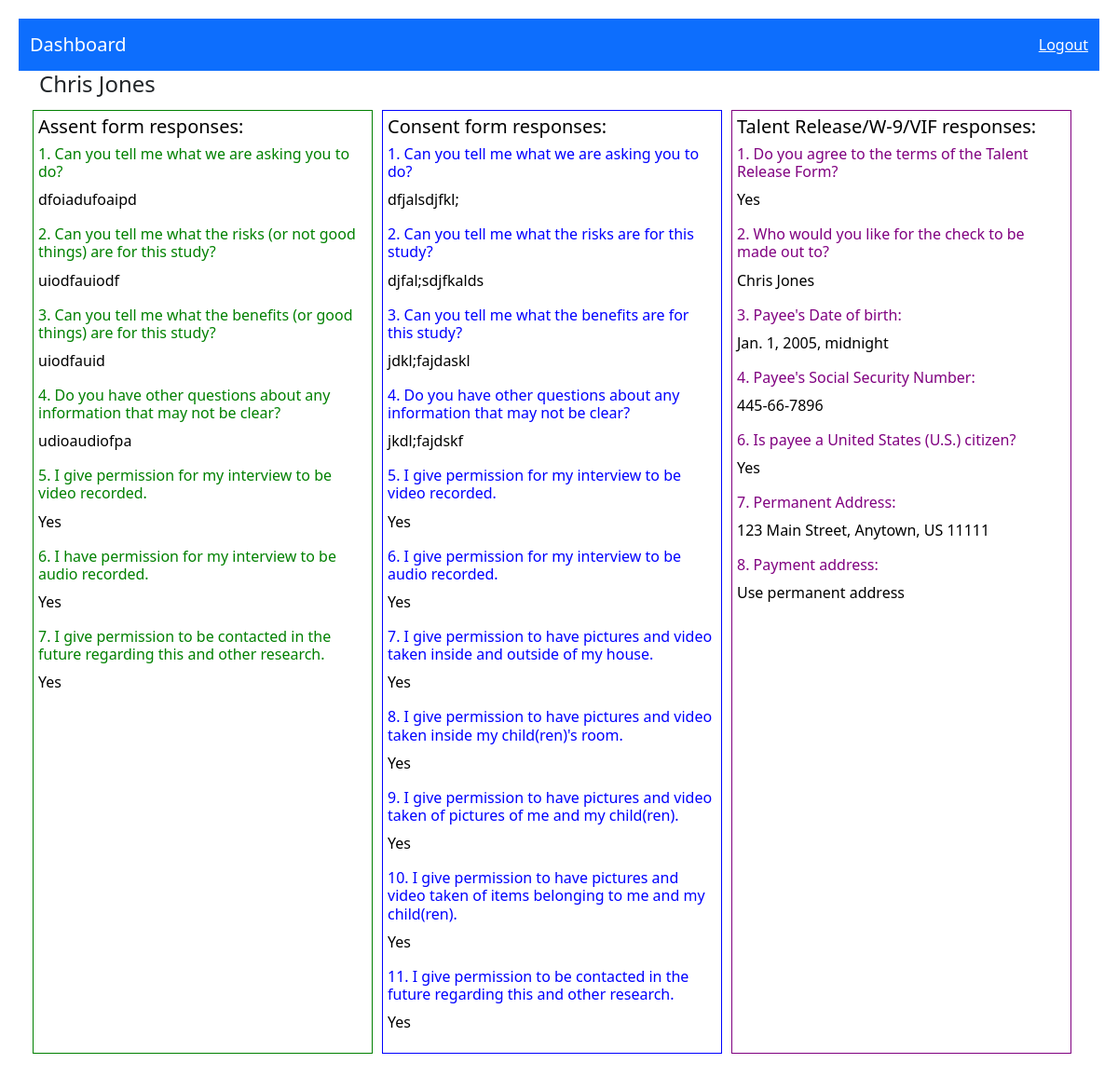
The page /1/responses on the database its author committed.
### enroll_app/models.py (models this page shows)
class Participant(models.Model):
    NOT_ENROLLED = "not_enrolled"
    PENDING = "pending"
    ENROLLED = "enrolled"
    ENROLLMENT_STATUS = (
        (NOT_ENROLLED, "Not Enrolled"),
        (PENDING, "Enrollment Pending"),
        (ENROLLED, "Enrolled")
    )
    INACTIVE = "inactive"
    ACTIVE = "active"
    PARTICIPATION_STATUS = (
        (INACTIVE, "Inactive"),
        (ACTIVE, "Active")
    )
    first_name = models.CharField(max_length = 60)
    last_name = models.CharField(max_length = 60)
    email = models.CharField(max_length = 255)
    phone = models.IntegerField()
    address = models.CharField(max_length = 255)
    city = models.CharField(max_length = 255)
    state = models.CharField(max_length = 2)
    zip_code = models.CharField(max_length = 5)
    enrollment = models.CharField(max_length = 20, choices = ENROLLMENT_STATUS, default = NOT_ENROLLED)
    participation = models.CharField(max_length = 8, choices = PARTICIPATION_STATUS, default = INACTIVE)
    enroll_date = models.DateTimeField(null = True, blank = True)
    created_at = models.DateTimeField(auto_now_add = True)
    updated_at = models.DateTimeField(auto_now = True)
    objects = ParticipantManager()

### survey_app/models.py (models this page shows)
class IRBAssentSurvey(models.Model):
    irb_assent_subject = models.ForeignKey(Participant, related_name = "assentee", on_delete = models.CASCADE)
    assentq1 = models.CharField(max_length = 255)
    assentq2 = models.CharField(max_length = 255)
    assentq3 = models.CharField(max_length = 255)
    assentq4 = models.CharField(max_length = 255, blank=True)
    svideo = models.CharField(max_length = 3)
    saudio = models.CharField(max_length = 3)
    stusign = models.CharField(max_length = 255)
    sfuture = models.CharField(max_length = 3)
    created_at = models.DateTimeField(auto_now_add = True)
    updated_at = models.DateTimeField(auto_now = True)
    objects = AssentManager()

class IRBConsentSurvey(models.Model):
    irb_consent_subject = models.ForeignKey(Participant, related_name = "consentee", on_delete = models.CASCADE)
    consentq1 = models.CharField(max_length = 255)
    consentq2 = models.CharField(max_length = 255)
    consentq3 = models.CharField(max_length = 255)
    consentq4 = models.CharField(max_length = 255, blank=True)
    cvideo = models.CharField(max_length = 3)
    caudio = models.CharField(max_length = 3)
    cvideohouse = models.CharField(max_length = 3)
    cvideoroom = models.CharField(max_length = 3)
    cvideome = models.CharField(max_length = 3)
    cvideocontents = models.CharField(max_length = 3)
    csign = models.CharField(max_length = 255)
    cfuture = models.CharField(max_length = 3)
    created_at = models.DateTimeField(auto_now_add = True)
    updated_at = models.DateTimeField(auto_now = True)
    objects = ConsentManager()

class StipendSurvey(models.Model):
    stipend_subject = models.ForeignKey(Participant, related_name = "stipendapplicant", on_delete = models.CASCADE)
    talent = models.CharField(max_length=3)
    payable = models.CharField(max_length=60)
    citizen = models.CharField(max_length=3)
    soc_sec = models.CharField(max_length=11)
    dateofbirth = models.DateTimeField()
    pmtaddr = models.CharField(max_length=255)
    created_at = models.DateTimeField(auto_now_add = True)
    updated_at = models.DateTimeField(auto_now = True)
    objects = StipendManager()

### enroll_app/views.py (the view)
# urls.py: path('<int:participant_id>/responses', views.responses)
def responses(request, participant_id):
    participant = Participant.objects.get(id=participant_id)
    context = {
        "participant": participant,
        "assentresponses": participant.assentee.all(),
        "consentresponses": participant.consentee.all(),
        "stipendresponses": participant.stipendapplicant.all()
    }
    return render(request, "responses.html", context)

### enroll_app/templates/responses.html (shortened to what this page needs)
<!DOCTYPE html>
{% load static %}
<link rel="stylesheet" type="text/css" href="{% static 'enroll_app/css/bootstrap.css' %}">
<link rel="stylesheet" type="text/css" href="{% static 'css/responsestyle.css' %}">
<html lang="en">
<head>
</head>
<body>
    <nav class="navbar navbar-light bg-primary">
        <div class="container-fluid">
            <a class="navbar-brand" href="/dashboard">Dashboard</a>
            <a id="rightlink" href="/login/logout">Logout</a>
        </div>
    </nav>
    <div class="container">
        <h4>{{participant.first_name}} {{participant.last_name}}</h4>
        <div class="row">
            <div class="col-xs-4" style="color: green;">
                {% for answer in assentresponses %}
                    <h5>Assent form responses:</h5>
                    <h6>1. Can you tell me what we are asking you to do?</h6>
                    <p>{{answer.assentq1}}</p>
                    <h6>2. Can you tell me what the risks (or not good things) are for this study?</h6>
                    <p>{{answer.assentq2}}</p>
                    <h6>3. Can you tell me what the benefits (or good things) are for this study?</h6>
                    <p>{{answer.assentq3}}</p>
                    <h6>4. Do you have other questions about any information that may not be clear?</h6>
                    <p>{{answer.assentq4}}</p>
                    <h6>5. I give permission for my interview to be video recorded.</h6>
                    <p>{{answer.svideo}}</p>
                    <h6>6. I have permission for my interview to be audio recorded.</h6>
                    <p>{{answer.saudio}}</p>
                    <h6>7. I give permission to be contacted in the future regarding this and other research.</h6>
                    <p>{{answer.sfuture}}</p>
                {% endfor %}
            </div>
            <div class="col-xs-4" style="color: blue;">
                {% for answer in consentresponses %}
                    <h5>Consent form responses:</h5>
                    <h6>1. Can you tell me what we are asking you to do?</h6>
                    <p>{{answer.consentq1}}</p>
                    <h6>2. Can you tell me what the risks are for this study?</h6>
                    <p>{{answer.consentq2}}</p>
                    <h6>3. Can you tell me what the benefits are for this study?</h6>
                    <p>{{answer.consentq3}}</p>
                    <h6>4. Do you have other questions about any information that may not be clear?</h6>
                    <p>{{answer.consentq4}}</p>
                    <h6>5. I give permission for my interview to be video recorded.</h6>
                    <p>{{answer.cvideo}}</p>
                    <h6>6. I give permission for my interview to be audio recorded.</h6>
                    <p>{{answer.caudio}}</p>
                    <h6>7. I give permission to have pictures and video taken inside and outside of my house.</h6>
                    <p>{{answer.cvideohouse}}</p>
                    <h6>8. I give permission to have pictures and video taken inside my child(ren)'s room.</h6>
                    <p>{{answer.cvideoroom}}</p>
                    <h6>9. I give permission to have pictures and video taken of pictures of me and my child(ren).</h6>
                    <p>{{answer.cvideome}}</p>
                    <h6>10. I give permission to have pictures and video taken of items belonging to me and my child(ren).</h6>
                    <p>{{answer.cvideocontents}}</p>
                    <h6>11. I give permission to be contacted in the future regarding this and other research.</h6>
                    <p>{{answer.cfuture}}</p>
                {% endfor %}
            </div>
            <div class="col-xs-4" style="color: purple;">
                {% for answer in stipendresponses %}
                    <h5>Talent Release/W-9/VIF responses:</h5>
                    <h6>1. Do you agree to the terms of the Talent Release Form?</h6>
                    <p>{{answer.talent}}</p>
                    <h6>2. Who would you like for the check to be made out to?</h6>
                    <p>{{answer.payable}}</p>
                    <h6>3. Payee's Date of birth:</h6>
                    <p>{{answer.dateofbirth}}</p>
                    <h6>4. Payee's Social Security Number:</h6>
                    <p>{{answer.soc_sec}}</p>
                    <h6>6. Is payee a United States (U.S.) citizen?</h6>
                    <p>{{answer.citizen}}</p>
                    <h6>7. Permanent Address:</h6>
                    <p>{{participant.address}}, {{participant.city}}, {{participant.state}} {{participant.zip_code}}</p>
                    <h6>8. Payment address:</h6>
                    {% if answer.pmtaddr == "" %}
                        <p>Use permanent address</p>
                    {% else %}
                        <p>{{answer.pmtaddr}}</p>
                    {% endif %}
                {% endfor %}
            </div>
        </div>
    </div>
</body>
</html>

### enroll_app/static/css/responsestyle.css (style rules this page uses)
body { margin: 0; padding: 20px; }
.navbar-light .navbar-brand { color: white; }
a#rightlink { justify-content: space-between; color: white; }
.col-xs-4 { width: 365px; margin: 5px; padding: 5px; display: inline-block; border-style: solid; border-width: 1px; }
.col-xs-4 p { color: black; }
.col-xs-4 h5 { color: black; }

### rows shown on the page
Participant: first_name "Chris", last_name "Jones", address "123 Main Street", city "Anytown", state "US", zip_code "11111"
IRBAssentSurvey: assentq1 "dfoiadufoaipd", assentq2 "uiodfauiodf", assentq3 "uiodfauid", assentq4 "udioaudiofpa", svideo "Yes", saudio "Yes", sfuture "Yes"
IRBConsentSurvey: consentq1 "dfjalsdjfkl;", consentq2 "djfal;sdjfkalds", consentq3 "jdkl;fajdaskl", consentq4 "jkdl;fajdskf", cvideo "Yes", caudio "Yes", cvideohouse "Yes", cvideoroom "Yes", cvideome "Yes", cvideocontents "Yes", cfuture "Yes"
StipendSurvey: talent "Yes", payable "Chris Jones", dateofbirth "Jan. 1, 2005, midnight", soc_sec "445-66-7896", citizen "Yes", pmtaddr "Use permanent address"
